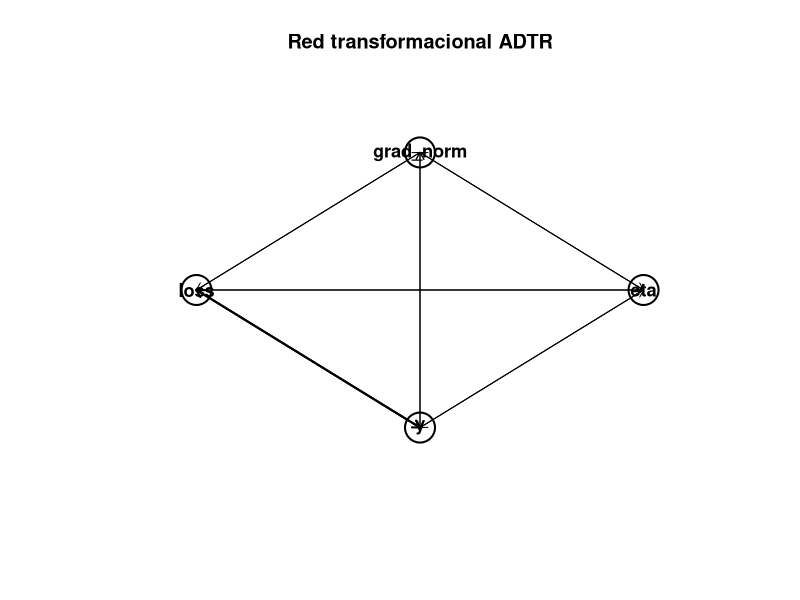

Reproduce this figure in R.

# ============================================================
# Proyecto: ADTR.DSNeuralRNAS
# Script: 07_red_transformacional_adtr.R
# Autor: Rubén Alexander More Valencia
# Propósito:
#   Construir una red transformacional ADTR a partir de una
#   colección multirreferencial de puntos y sus relaciones.
#
#   Este script convierte puntos ADTR en nodos y relaciones
#   entre puntos en aristas. No entrena modelos ni recalcula
#   predicciones. Trabaja sobre matrices y relaciones ya
#   derivadas de salidas existentes.
# ============================================================


# ============================================================
# 0. Configuración general
# ============================================================

cat("\n============================================================\n")
cat("ADTR.DSNeuralRNAS - Red transformacional ADTR\n")
cat("============================================================\n")

dir.create("outputs", showWarnings = FALSE)
dir.create("outputs/tables", recursive = TRUE, showWarnings = FALSE)
dir.create("outputs/results", recursive = TRUE, showWarnings = FALSE)
dir.create("outputs/figures", recursive = TRUE, showWarnings = FALSE)


# ============================================================
# 1. Validaciones básicas
# ============================================================

validar_coleccion_adtr <- function(coleccion_adtr) {

  columnas_requeridas <- c(
    "punto", "sistema", "representacion",
    "rol", "funcion", "naturaleza",
    "fuente_programatica"
  )

  faltantes <- setdiff(columnas_requeridas, names(coleccion_adtr))

  if (length(faltantes) > 0) {
    stop(
      "La colección ADTR no contiene las columnas requeridas: ",
      paste(faltantes, collapse = ", ")
    )
  }

  if (length(unique(coleccion_adtr$punto)) < 2) {
    stop("Se requieren al menos dos puntos para construir una red.")
  }

  invisible(TRUE)
}


validar_relaciones_adtr <- function(relaciones_puntos) {

  columnas_requeridas <- c(
    "punto_origen", "punto_destino",
    "tipo_relacion", "justificacion"
  )

  faltantes <- setdiff(columnas_requeridas, names(relaciones_puntos))

  if (length(faltantes) > 0) {
    stop(
      "La tabla de relaciones no contiene las columnas requeridas: ",
      paste(faltantes, collapse = ", ")
    )
  }

  if (nrow(relaciones_puntos) < 1) {
    stop("La tabla de relaciones no contiene filas.")
  }

  invisible(TRUE)
}


# ============================================================
# 2. Construir tabla de nodos
# ============================================================

construir_nodos_adtr <- function(coleccion_adtr,
                                 metricas_puntos = NULL,
                                 puntos_criticos = NULL) {

  validar_coleccion_adtr(coleccion_adtr)

  puntos <- unique(coleccion_adtr$punto)

  nodos <- data.frame(
    id = puntos,
    etiqueta = puntos,
    stringsAsFactors = FALSE
  )

  # Agregar métricas si se proporcionan
  if (!is.null(metricas_puntos)) {
    nodos <- merge(
      nodos,
      metricas_puntos,
      by.x = "id",
      by.y = "punto",
      all.x = TRUE
    )
  }

  # Agregar criticidad si se proporciona
  if (!is.null(puntos_criticos)) {

    crit <- puntos_criticos[, c("punto", "punto_critico", "criterio_critico")]

    nodos <- merge(
      nodos,
      crit,
      by.x = "id",
      by.y = "punto",
      all.x = TRUE
    )
  }

  # Tipo general de punto según presencia en sistemas
  nodos$tipo_punto <- NA_character_

  for (i in seq_len(nrow(nodos))) {

    p <- nodos$id[i]
    sub <- coleccion_adtr[coleccion_adtr$punto == p, ]
    sistemas <- unique(sub$sistema)

    if ("S_obs" %in% sistemas) {
      nodos$tipo_punto[i] <- "punto_factual_observado"
    } else if ("S_ctrl" %in% sistemas && "S_learned" %in% sistemas) {
      nodos$tipo_punto[i] <- "senal_interna_transformacional"
    } else {
      nodos$tipo_punto[i] <- "punto_referencial_interno"
    }
  }

  nodos
}


# ============================================================
# 3. Construir tabla de aristas
# ============================================================

construir_aristas_adtr <- function(relaciones_puntos) {

  validar_relaciones_adtr(relaciones_puntos)

  aristas <- data.frame(
    from = relaciones_puntos$punto_origen,
    to = relaciones_puntos$punto_destino,
    tipo_relacion = relaciones_puntos$tipo_relacion,
    sistemas_comunes = if ("sistemas_comunes" %in% names(relaciones_puntos)) {
      relaciones_puntos$sistemas_comunes
    } else {
      NA_character_
    },
    funciones_comunes = if ("funciones_comunes" %in% names(relaciones_puntos)) {
      relaciones_puntos$funciones_comunes
    } else {
      NA_character_
    },
    justificacion = relaciones_puntos$justificacion,
    stringsAsFactors = FALSE
  )

  # Peso interpretativo de la relación
  aristas$peso <- ifelse(
    aristas$tipo_relacion == "relacion_sistemico_funcional", 2,
    ifelse(aristas$tipo_relacion == "relacion_por_sistema", 1, 0.5)
  )

  aristas
}


# ============================================================
# 4. Métricas de red sin paquetes externos
# ============================================================

calcular_metricas_red_adtr <- function(nodos, aristas) {

  puntos <- nodos$id

  grado_salida <- sapply(
    puntos,
    function(p) sum(aristas$from == p)
  )

  grado_entrada <- sapply(
    puntos,
    function(p) sum(aristas$to == p)
  )

  grado_total <- grado_salida + grado_entrada

  peso_salida <- sapply(
    puntos,
    function(p) sum(aristas$peso[aristas$from == p])
  )

  peso_entrada <- sapply(
    puntos,
    function(p) sum(aristas$peso[aristas$to == p])
  )

  peso_total <- peso_salida + peso_entrada

  metricas <- data.frame(
    punto = puntos,
    grado_salida = as.numeric(grado_salida),
    grado_entrada = as.numeric(grado_entrada),
    grado_total = as.numeric(grado_total),
    peso_salida = as.numeric(peso_salida),
    peso_entrada = as.numeric(peso_entrada),
    peso_total = as.numeric(peso_total),
    stringsAsFactors = FALSE
  )

  metricas$centralidad_grado <- metricas$grado_total /
    max(metricas$grado_total, na.rm = TRUE)

  metricas$centralidad_peso <- metricas$peso_total /
    max(metricas$peso_total, na.rm = TRUE)

  metricas
}


# ============================================================
# 5. Matriz de adyacencia
# ============================================================

construir_matriz_adyacencia_adtr <- function(nodos, aristas,
                                             usar_pesos = TRUE) {

  puntos <- nodos$id

  matriz <- matrix(
    0,
    nrow = length(puntos),
    ncol = length(puntos),
    dimnames = list(puntos, puntos)
  )

  for (i in seq_len(nrow(aristas))) {

    origen <- aristas$from[i]
    destino <- aristas$to[i]

    valor <- if (usar_pesos) aristas$peso[i] else 1

    matriz[origen, destino] <- matriz[origen, destino] + valor
  }

  as.data.frame(matriz)
}


# ============================================================
# 6. Resumen de tipos de relación
# ============================================================

resumir_tipos_relacion_red_adtr <- function(aristas) {

  resumen <- as.data.frame(table(aristas$tipo_relacion))
  names(resumen) <- c("tipo_relacion", "frecuencia")
  resumen$proporcion <- resumen$frecuencia / sum(resumen$frecuencia)
  resumen
}


# ============================================================
# 7. Identificar nodos centrales
# ============================================================

identificar_nodos_centrales_adtr <- function(metricas_red,
                                             umbral_centralidad = 0.80) {

  metricas_red$nodo_central <- metricas_red$centralidad_peso >= umbral_centralidad

  metricas_red$criterio_centralidad <- ifelse(
    metricas_red$nodo_central,
    "alta centralidad ponderada en la red ADTR",
    "centralidad moderada o baja"
  )

  metricas_red
}


# ============================================================
# 8. Interpretación de red ADTR
# ============================================================

interpretar_red_adtr <- function(nodos,
                                 aristas,
                                 metricas_red,
                                 resumen_relaciones,
                                 nodos_centrales) {

  interpretaciones <- character()

  interpretaciones <- c(
    interpretaciones,
    paste0(
      "La red transformacional ADTR contiene ",
      nrow(nodos),
      " nodos y ",
      nrow(aristas),
      " aristas dirigidas."
    )
  )

  tipos <- paste(
    resumen_relaciones$tipo_relacion,
    resumen_relaciones$frecuencia,
    sep = "=",
    collapse = "; "
  )

  interpretaciones <- c(
    interpretaciones,
    paste0(
      "Los tipos de relación observados son: ",
      tipos,
      "."
    )
  )

  n_centrales <- sum(nodos_centrales$nodo_central)

  interpretaciones <- c(
    interpretaciones,
    paste0(
      "Se identificaron ",
      n_centrales,
      " nodos centrales según centralidad ponderada."
    )
  )

  if (n_centrales > 0) {

    nombres_centrales <- paste(
      nodos_centrales$punto[nodos_centrales$nodo_central],
      collapse = ", "
    )

    interpretaciones <- c(
      interpretaciones,
      paste0(
        "Los nodos centrales son: ",
        nombres_centrales,
        "."
      )
    )
  }

  if (any(aristas$tipo_relacion == "relacion_sistemico_funcional")) {

    interpretaciones <- c(
      interpretaciones,
      "La red contiene relaciones sistémico-funcionales, lo que indica que algunos puntos comparten sistemas y funciones, no solo coexistencia referencial."
    )
  }

  if (all(nodos$tipo_punto %in% c(
    "punto_factual_observado",
    "senal_interna_transformacional",
    "punto_referencial_interno"
  ))) {

    interpretaciones <- c(
      interpretaciones,
      "La red combina al menos un punto factual observado con señales internas transformacionales, permitiendo conectar dato, aprendizaje, control y evidencia aprendida."
    )
  }

  data.frame(
    numero = seq_along(interpretaciones),
    interpretacion = interpretaciones,
    stringsAsFactors = FALSE
  )
}


# ============================================================
# 9. Decisión funcional
# ============================================================

evaluar_decision_funcional_red_adtr <- function(
    puede_derivarse = TRUE,
    utilidad_aplicada = TRUE,
    escalamiento = TRUE
) {

  if (isTRUE(puede_derivarse) && isTRUE(utilidad_aplicada) && isTRUE(escalamiento)) {

    decision <- "posible_funcionalidad_auxiliar_de_red"
    justificacion <- paste(
      "La red transformacional puede derivarse de colecciones ADTR existentes.",
      "Por escalamiento, visualización y análisis de relaciones, podría justificarse",
      "una función auxiliar para construir nodos, aristas, métricas y matrices de adyacencia."
    )

  } else if (isTRUE(puede_derivarse)) {

    decision <- "derivar_de_salidas_existentes"
    justificacion <- "La red puede mantenerse como tabla de nodos y aristas derivada de salidas existentes."

  } else {

    decision <- "mantener_como_lectura_conceptual"
    justificacion <- "No existe evidencia suficiente para proponer funcionalidad auxiliar de red."
  }

  data.frame(
    necesidad = "Construir red transformacional ADTR desde puntos y relaciones existentes",
    puede_derivarse = puede_derivarse,
    utilidad_aplicada = utilidad_aplicada,
    escalamiento = escalamiento,
    decision = decision,
    justificacion = justificacion,
    stringsAsFactors = FALSE
  )
}


# ============================================================
# 10. Visualización base sin paquetes externos
# ============================================================

graficar_red_adtr_base <- function(nodos, aristas,
                                   archivo = "outputs/figures/07_red_transformacional_adtr.png") {

  puntos <- nodos$id
  n <- length(puntos)

  angulos <- seq(0, 2 * pi, length.out = n + 1)[1:n]

  coords <- data.frame(
    punto = puntos,
    x = cos(angulos),
    y = sin(angulos),
    stringsAsFactors = FALSE
  )

  png(filename = archivo, width = 1200, height = 900)

  plot(
    coords$x, coords$y,
    type = "n",
    xlim = c(-1.4, 1.4),
    ylim = c(-1.4, 1.4),
    xlab = "",
    ylab = "",
    axes = FALSE,
    main = "Red transformacional ADTR"
  )

  # Dibujar aristas
  for (i in seq_len(nrow(aristas))) {

    origen <- coords[coords$punto == aristas$from[i], ]
    destino <- coords[coords$punto == aristas$to[i], ]

    lwd_val <- aristas$peso[i]

    arrows(
      origen$x, origen$y,
      destino$x, destino$y,
      length = 0.08,
      lwd = lwd_val
    )
  }

  # Dibujar nodos
  points(
    coords$x,
    coords$y,
    pch = 21,
    cex = 4,
    lwd = 2
  )

  text(
    coords$x,
    coords$y,
    labels = coords$punto,
    cex = 1.1,
    font = 2
  )

  dev.off()

  invisible(coords)
}


# ============================================================
# 11. Ejemplo mínimo reproducible desde Script 06
# ============================================================

# Métricas por punto del conjunto multirreferencial
metricas_puntos <- data.frame(
  punto = c("y", "loss", "grad_norm", "eta"),
  filas_matriz = c(5, 3, 3, 3),
  cobertura_referencial = c(4, 3, 3, 3),
  diversidad_representaciones = c(5, 3, 3, 3),
  diversidad_roles = c(5, 3, 3, 3),
  diversidad_funcional = c(5, 3, 3, 3),
  diversidad_naturalezas = c(5, 3, 3, 3),
  indice_trazabilidad = c(1, 1, 1, 1),
  stringsAsFactors = FALSE
)

puntos_criticos <- data.frame(
  punto = c("y", "loss", "grad_norm", "eta"),
  punto_critico = c(TRUE, TRUE, TRUE, TRUE),
  criterio_critico = c(
    "alta cobertura referencial; alta diversidad funcional",
    "alta cobertura referencial; alta diversidad funcional",
    "alta cobertura referencial; alta diversidad funcional",
    "alta cobertura referencial; alta diversidad funcional"
  ),
  stringsAsFactors = FALSE
)

coleccion_adtr <- data.frame(
  punto = c(
    "y", "y", "y", "y", "y",
    "loss", "loss", "loss",
    "grad_norm", "grad_norm", "grad_norm",
    "eta", "eta", "eta"
  ),
  sistema = c(
    "S_obs", "S_apr", "S_apr", "S_ctrl", "S_learned",
    "S_apr", "S_ctrl", "S_learned",
    "S_apr", "S_ctrl", "S_learned",
    "S_apr", "S_ctrl", "S_learned"
  ),
  representacion = c(
    "preparado$y",
    "unidad$variable_objetivo = y",
    "prediccion",
    "error observado-predicho",
    "comparación observado-predicho",
    "trayectoria$loss",
    "reducción de pérdida",
    "resumen de trayectoria",
    "trayectoria$grad_norm",
    "nivel de presión dinámica",
    "patrón de presión de aprendizaje",
    "trayectoria$eta",
    "secuencia de eta",
    "patrón de política de tasa"
  ),
  rol = c(
    "variable observada",
    "objetivo de aprendizaje",
    "salida estimada",
    "señal de discrepancia",
    "componente aprendido evaluable",
    "medida de error",
    "criterio de control",
    "componente dinámico aprendido",
    "magnitud del gradiente",
    "indicador de estabilidad o inestabilidad",
    "componente dinámico aprendido",
    "tasa de aprendizaje",
    "variable de control",
    "evidencia de estrategia adaptativa"
  ),
  funcion = c(
    "representar el valor factual de referencia",
    "orientar el ajuste del modelo",
    "aproximar la variable observada",
    "evaluar necesidad de corrección",
    "valorar la calidad de la representación aprendida",
    "orientar el ajuste del modelo",
    "evaluar mejora y posible ajuste",
    "caracterizar estabilidad del aprendizaje",
    "representar presión de ajuste",
    "apoyar decisiones de ajuste de tasa o control",
    "caracterizar intensidad y estabilización del aprendizaje",
    "regular la magnitud de actualización",
    "ajustar la dinámica de aprendizaje",
    "caracterizar una política de aprendizaje"
  ),
  naturaleza = c(
    "dato factual observado",
    "referente supervisado",
    "representación aprendida",
    "señal diagnóstica",
    "evidencia de aprendizaje",
    "señal de aprendizaje",
    "señal diagnóstica",
    "evidencia dinámica",
    "señal diferencial del aprendizaje",
    "señal de control potencial",
    "evidencia de dinámica interna",
    "parámetro operativo",
    "componente de control adaptativo",
    "evidencia meta-dinámica"
  ),
  fuente_programatica = c(
    "ajuste_demo$preparado$y",
    "ajuste_demo$unidad$variable_objetivo",
    "ajuste_demo$prediccion",
    "ajuste_demo$preparado$y - ajuste_demo$prediccion",
    "ajuste_demo$metricas",
    "ajuste_demo$trayectoria$loss",
    "ajuste_demo$metricas$reduccion_rel",
    "ajuste_demo$trayectoria",
    "ajuste_demo$trayectoria$grad_norm",
    "ajuste_demo$trayectoria$grad_norm",
    "ajuste_demo$trayectoria",
    "ajuste_demo$trayectoria$eta",
    "ajuste_demo$trayectoria$eta",
    "ajuste_demo$trayectoria"
  ),
  stringsAsFactors = FALSE
)

relaciones_puntos <- data.frame(
  punto_origen = c(
    "loss", "grad_norm", "eta",
    "y", "grad_norm", "eta",
    "y", "loss", "eta",
    "y", "loss", "grad_norm"
  ),
  punto_destino = c(
    "y", "y", "y",
    "loss", "loss", "loss",
    "grad_norm", "grad_norm", "grad_norm",
    "eta", "eta", "eta"
  ),
  sistemas_comunes = rep("S_apr, S_ctrl, S_learned", 12),
  funciones_comunes = c(
    "orientar el ajuste del modelo", "", "",
    "orientar el ajuste del modelo", "", "",
    "", "", "",
    "", "", ""
  ),
  tipo_relacion = c(
    "relacion_sistemico_funcional",
    "relacion_por_sistema",
    "relacion_por_sistema",
    "relacion_sistemico_funcional",
    "relacion_por_sistema",
    "relacion_por_sistema",
    "relacion_por_sistema",
    "relacion_por_sistema",
    "relacion_por_sistema",
    "relacion_por_sistema",
    "relacion_por_sistema",
    "relacion_por_sistema"
  ),
  justificacion = c(
    "Los puntos comparten sistemas y la función orientar el ajuste del modelo.",
    "Los puntos comparten sistemas referenciales.",
    "Los puntos comparten sistemas referenciales.",
    "Los puntos comparten sistemas y la función orientar el ajuste del modelo.",
    "Los puntos comparten sistemas referenciales.",
    "Los puntos comparten sistemas referenciales.",
    "Los puntos comparten sistemas referenciales.",
    "Los puntos comparten sistemas referenciales.",
    "Los puntos comparten sistemas referenciales.",
    "Los puntos comparten sistemas referenciales.",
    "Los puntos comparten sistemas referenciales.",
    "Los puntos comparten sistemas referenciales."
  ),
  stringsAsFactors = FALSE
)


# ============================================================
# 12. Ejecución del análisis de red
# ============================================================

nodos_adtr <- construir_nodos_adtr(
  coleccion_adtr = coleccion_adtr,
  metricas_puntos = metricas_puntos,
  puntos_criticos = puntos_criticos
)

aristas_adtr <- construir_aristas_adtr(
  relaciones_puntos = relaciones_puntos
)

metricas_red <- calcular_metricas_red_adtr(
  nodos = nodos_adtr,
  aristas = aristas_adtr
)

matriz_adyacencia <- construir_matriz_adyacencia_adtr(
  nodos = nodos_adtr,
  aristas = aristas_adtr,
  usar_pesos = TRUE
)

resumen_relaciones <- resumir_tipos_relacion_red_adtr(
  aristas_adtr
)

nodos_centrales <- identificar_nodos_centrales_adtr(
  metricas_red,
  umbral_centralidad = 0.80
)

interpretacion_red <- interpretar_red_adtr(
  nodos = nodos_adtr,
  aristas = aristas_adtr,
  metricas_red = metricas_red,
  resumen_relaciones = resumen_relaciones,
  nodos_centrales = nodos_centrales
)

decision_funcional <- evaluar_decision_funcional_red_adtr(
  puede_derivarse = TRUE,
  utilidad_aplicada = TRUE,
  escalamiento = TRUE
)

coords_red <- graficar_red_adtr_base(
  nodos = nodos_adtr,
  aristas = aristas_adtr,
  archivo = "outputs/figures/07_red_transformacional_adtr.png"
)


# ============================================================
# 13. Exportación de resultados
# ============================================================

write.csv(
  nodos_adtr,
  file = "outputs/tables/07_nodos_red_transformacional_adtr.csv",
  row.names = FALSE
)

write.csv(
  aristas_adtr,
  file = "outputs/tables/07_aristas_red_transformacional_adtr.csv",
  row.names = FALSE
)

write.csv(
  metricas_red,
  file = "outputs/tables/07_metricas_red_transformacional_adtr.csv",
  row.names = FALSE
)

write.csv(
  matriz_adyacencia,
  file = "outputs/tables/07_matriz_adyacencia_red_adtr.csv",
  row.names = TRUE
)

write.csv(
  resumen_relaciones,
  file = "outputs/tables/07_resumen_relaciones_red_adtr.csv",
  row.names = FALSE
)

write.csv(
  nodos_centrales,
  file = "outputs/tables/07_nodos_centrales_red_adtr.csv",
  row.names = FALSE
)

write.csv(
  interpretacion_red,
  file = "outputs/tables/07_interpretacion_red_transformacional_adtr.csv",
  row.names = FALSE
)

write.csv(
  decision_funcional,
  file = "outputs/tables/07_decision_funcional_red_adtr.csv",
  row.names = FALSE
)

resultado_adtr_07 <- list(
  nodos_adtr = nodos_adtr,
  aristas_adtr = aristas_adtr,
  metricas_red = metricas_red,
  matriz_adyacencia = matriz_adyacencia,
  resumen_relaciones = resumen_relaciones,
  nodos_centrales = nodos_centrales,
  interpretacion_red = interpretacion_red,
  decision_funcional = decision_funcional,
  coords_red = coords_red
)

saveRDS(
  resultado_adtr_07,
  file = "outputs/results/07_resultado_red_transformacional_adtr.rds"
)


# ============================================================
# 14. Impresión final
# ============================================================

cat("\n============================================================\n")
cat("Nodos de la red ADTR:\n")
cat("============================================================\n")
print(nodos_adtr)

cat("\n============================================================\n")
cat("Aristas de la red ADTR:\n")
cat("============================================================\n")
print(aristas_adtr)

cat("\n============================================================\n")
cat("Métricas de red ADTR:\n")
cat("============================================================\n")
print(metricas_red)

cat("\n============================================================\n")
cat("Matriz de adyacencia ADTR:\n")
cat("============================================================\n")
print(matriz_adyacencia)

cat("\n============================================================\n")
cat("Resumen de relaciones:\n")
cat("============================================================\n")
print(resumen_relaciones)

cat("\n============================================================\n")
cat("Nodos centrales:\n")
cat("============================================================\n")
print(nodos_centrales)

cat("\n============================================================\n")
cat("Interpretación de la red:\n")
cat("============================================================\n")
print(interpretacion_red)

cat("\n============================================================\n")
cat("Decisión funcional:\n")
cat("============================================================\n")
print(decision_funcional)

cat("\n============================================================\n")
cat("Script 07 finalizado correctamente.\n")
cat("Resultados exportados en outputs/tables, outputs/results y outputs/figures.\n")
cat("============================================================\n")
